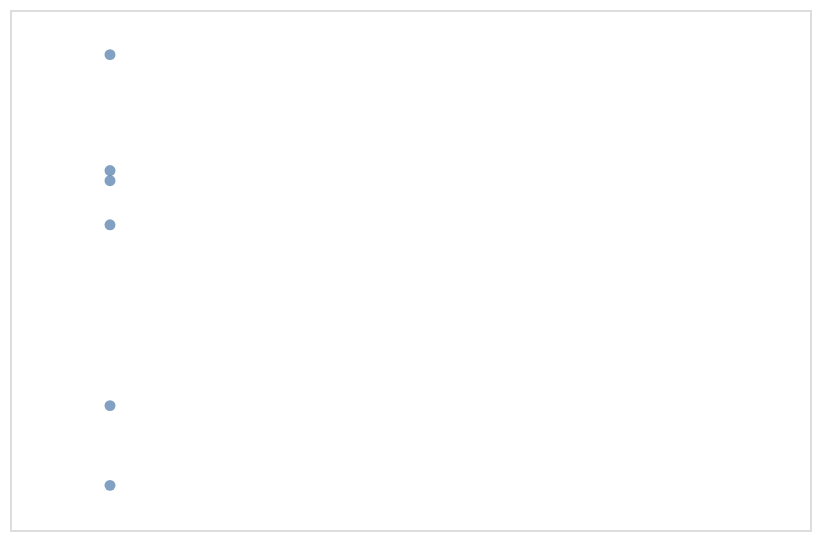

This figure's Vega-Lite source:
### Vega-Lite specification from a JSON file in a GitHub repository (floating-point values rounded to 4 significant figures)
{"$schema": "https://vega.github.io/schema/vega-lite/v6.json", "padding": 5, "autosize": "none", "width": 400, "height": 260, "data": {"values": [{"city": "Seattle", "lon": -122.3, "lat": 47.61, "pop": 0.74, "kind": "port"}, {"city": "Denver", "lon": -105.0, "lat": 39.74, "pop": 0.71, "kind": "hub"}, {"city": "Austin", "lon": -97.74, "lat": 30.27, "pop": 0.96, "kind": "hub"}, {"city": "Chicago", "lon": -87.63, "lat": 41.88, "pop": 2.7, "kind": "hub"}, {"city": "Boston", "lon": -71.06, "lat": 42.36, "pop": 0.68, "kind": "port"}, {"city": "Miami", "lon": -80.19, "lat": 25.76, "pop": 0.47, "kind": "port"}]}, "projection": {"type": "mercator"}, "mark": "circle", "encoding": {"longitude": {"field": "lon", "type": "quantitative"}, "latitude": {"field": "lat", "type": "quantitative"}, "x": {"value": 50}}}
